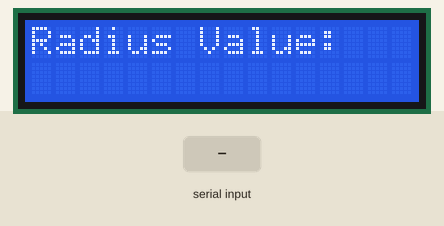
Simulated run of this sketch. Board: Arduino Uno, built with avr-gcc and run on an emulated ATmega328P. On the bench: 16×2 character LCD. The inputs (shaded band) are chosen by the test bench. What the sketch prints to the serial monitor is not drawn.

Above: at 1.2 s.
1.3 s: "90,45\n" received over Serial
At 3.1 s:
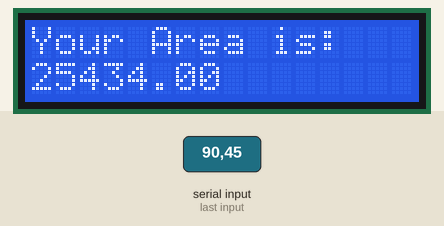
5.8 s: "90\n" received over Serial
At 7.6 s:
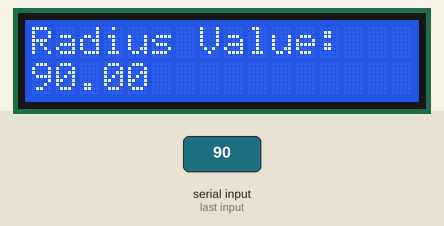
Timing chart, 0 to 9.1 s (numbered marks = the images above; inputs shaded):
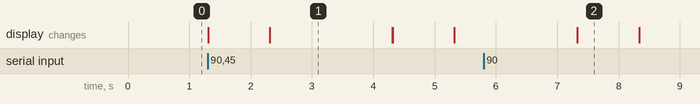

The sketch:

Area_Calculator.ino
```cpp
#include <LiquidCrystal.h>
int rs=7;
int en=8;
int d4=9;
int d5=10;
int d6=11;
int d7=12;
LiquidCrystal lcd(rs,en,d4,d5,d6,d7);
int dt = 1000 ;
int dt1 = 2000;
// Variables
String msg1 = "Radius Value: ";
String msg2 = "Your Area is: ";
float rad;
float area;
void setup() {
  // put your setup code here, to run once:
  lcd.begin(16,2);
  Serial.begin(9600);
}

void loop() {
  // put your main code here, to run repeatedly:
  lcd.setCursor(0,0);
  lcd.print(msg1);
  Serial.println(msg1);
  while(Serial.available()==0){}
  rad = Serial.parseFloat();

  Serial.println(rad);
  lcd.setCursor(0,1);
  lcd.print(rad);

  delay(dt);


  lcd.clear();
  lcd.setCursor(0,0);
  lcd.print(msg2);
  Serial.println(msg2);
  area =  (rad*rad) * 3.14;

  Serial.println(area);
  lcd.setCursor(0,1);
  lcd.print(area);

  delay(dt1);

lcd.clear();

}
```

Measured:
- after the input at 1.3 s, the display: first changes at once (image 1 shows a later state)
- what the display in image 1 shows lasts 2.0 s, from 2.3 s to 4.3 s
